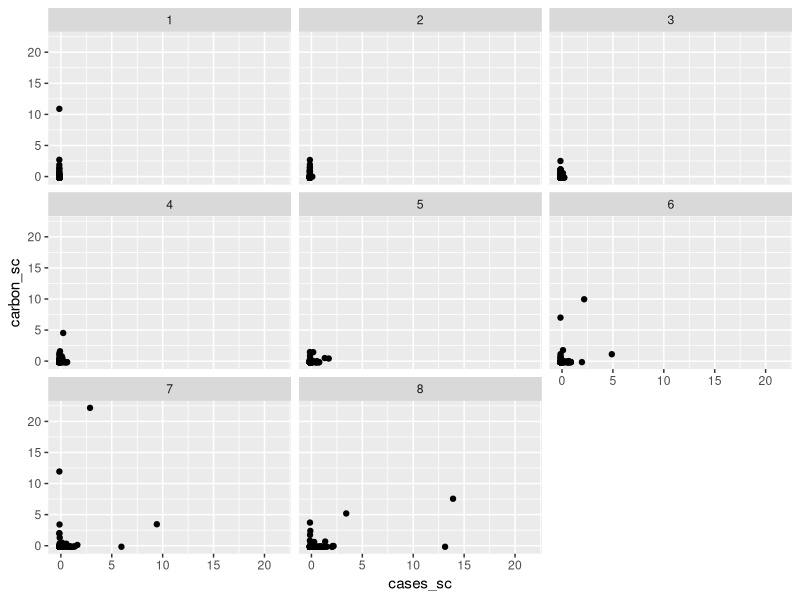
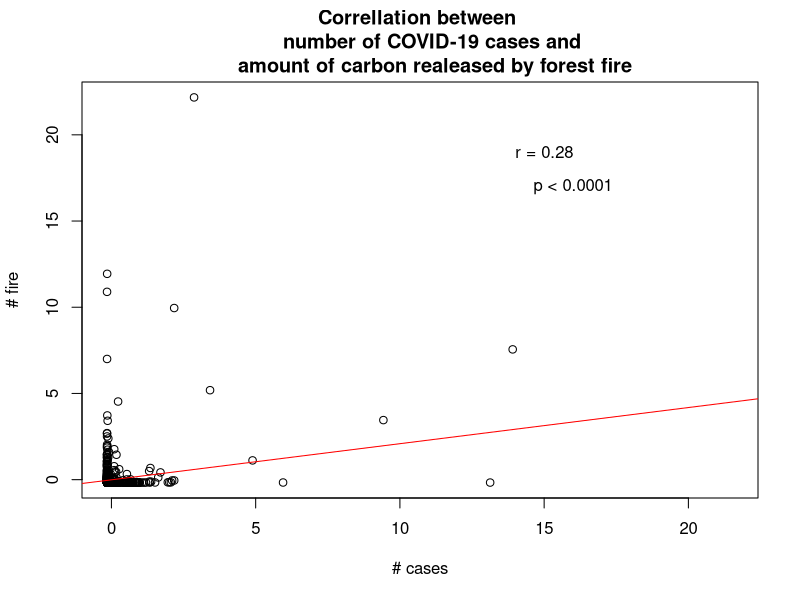

Write R code to recreate these figures, in order.
# Load libraries
library(here)
library(tidyverse)

# Read covid data
covid <- read.csv(here::here("covid_cases.csv"))
covid %>% head(5)

# Read fire data
fire <- read.csv(here::here("national_fire.csv"))
fire %>%  head(5)

# Combine covid and fire
covid_fire <- left_join(covid, fire, by = c("country", "month")) %>% 
  # Scale both units
  dplyr::mutate(cases_sc = scale(cases), 
                carbon_sc = scale(carbon))
covid_fire %>% head()

# Make some plots
ggplot(data=covid_fire, aes(x=cases_sc, y=carbon_sc))+
  geom_point()+
  facet_wrap(~month)

# Conduct and plot correlation between # cases and # carbon
plot(covid_fire$cases_sc, covid_fire$carbon_sc, xlab="# cases", ylab="# fire",
     main="Correllation between 
     number of COVID-19 cases and 
     amount of carbon realeased by forest fire")
abline(lm(covid_fire$cases_sc~covid_fire$carbon_sc), col="red")

# Calculate correlation analysis
cor.test(covid_fire$cases_sc, covid_fire$carbon_sc)
# add text
text(15,19, "r = 0.28")
text(16,17, "p < 0.0001")





